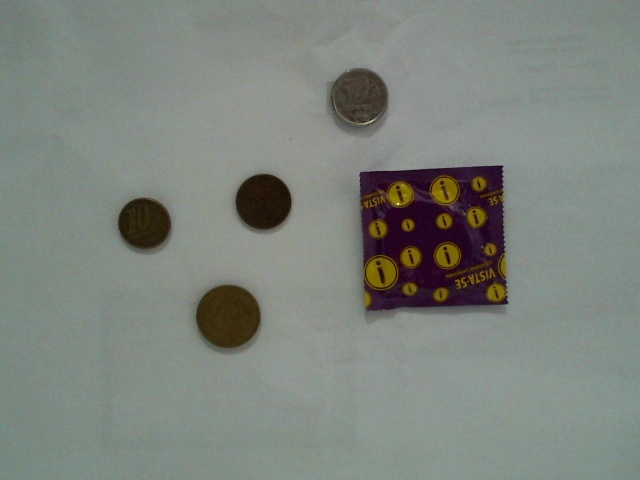
#> input picture media/2019-04-24_07-51-25.jpg, 640 x 480 px, given in place of out, which was not available
$ python startProcessadorImagem.py --output out   (older library calls are emulated)
#> lines starting #> are read from the running program, lines starting #| are printed output that depends on the picture; after the words box and inside, x2 and y2 are one past the last pixel; in counts of white or black regions, pixels touching at a corner belong together; long printed decimals are rounded; pictures that were not available may be replaced by others from this repository, and a replacement may not be noted
### processadorImagem2.py
import cv2
import os
import datetime
import numpy

class Processador_Dois:

    def __init__(self, inputPath, distance):
        self.inputPath = inputPath
        self.distance = distance #In milimiters
        self.focalLength = 4 #In milimiters the focal length of logitech c510
        self.sensorWidth = 3.58 #In milimiters the sensor wide of logitech c510
        self.sensorHeight = 2.02 #In milimiters the sensor high of logitech c510

    def imageProcessor(self):
	    image = cv2.imread(self.inputPath, cv2.IMREAD_COLOR)
#> image is the input picture: shape (480, 640, 3); mean B, G, R 125.2, 131.8, 125.7
	    imgray = cv2.cvtColor(image,cv2.COLOR_BGR2GRAY)
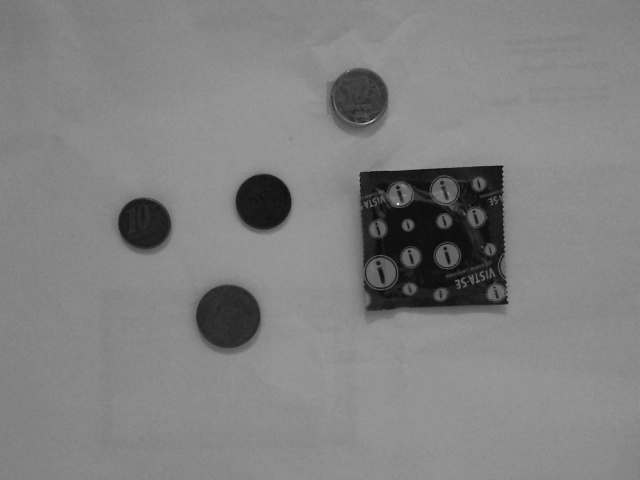
#> imgray: shape (480, 640); min 10, max 229, mean 129.2
	    metodo = cv2.THRESH_BINARY_INV
	    ret, imgBinarizada = cv2.threshold(imgray, 127, 255, metodo)
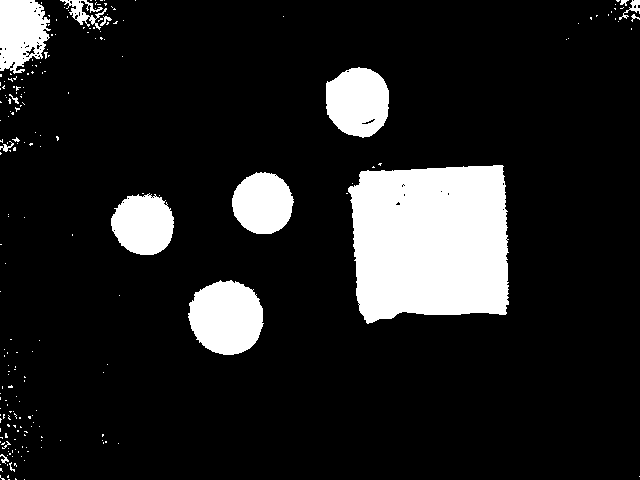
#> imgBinarizada: shape (480, 640); 13.1% white; 214 white regions (198 under 20 px), largest, box (x1, y1, x2, y2) and area: (348, 165, 509, 324) 22283, (188, 280, 264, 355) 4359, (326, 67, 389, 138) 3513
	    e = numpy.ones((3,3), numpy.uint8)
	    imgTratada = cv2.morphologyEx(imgBinarizada, cv2.MORPH_CLOSE, e)
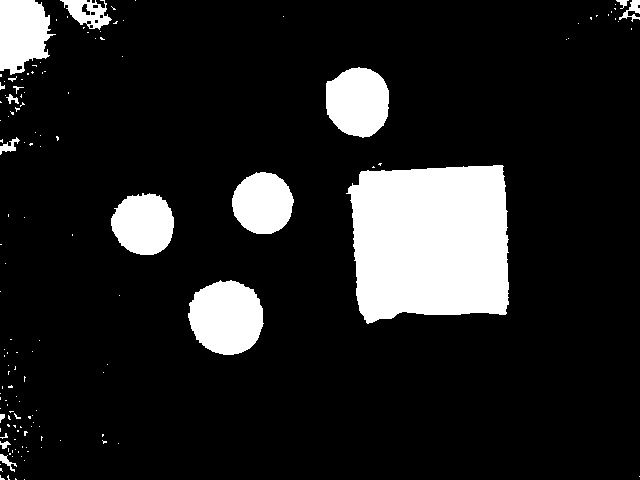
#> imgTratada: shape (480, 640); 13.4% white; 140 white regions (123 under 20 px), largest, box (x1, y1, x2, y2) and area: (346, 165, 509, 324) 22355, (188, 280, 264, 355) 4377, (326, 67, 389, 138) 3539
	    imgTratada = cv2.erode(imgTratada, e, iterations = 1)
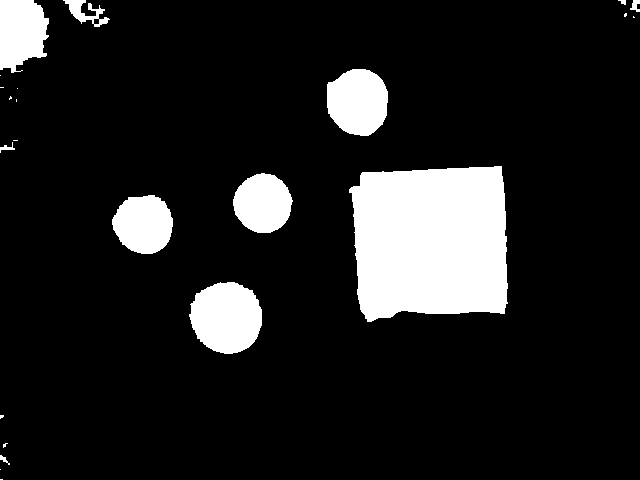
#> imgTratada: shape (480, 640); 12.4% white; 23 white regions (12 under 20 px), largest, box (x1, y1, x2, y2) and area: (349, 166, 508, 322) 21662, (189, 282, 262, 354) 4075, (327, 69, 388, 136) 3273
	    imgSegmentada = cv2.Canny(imgTratada, 100, 200)
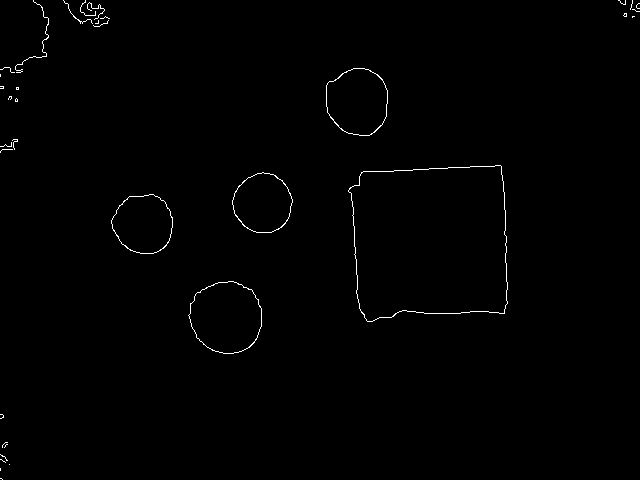
#> imgSegmentada: shape (480, 640); 0.62% white in thin lines or dots


	    modo = cv2.RETR_TREE
	    metodo = cv2.CHAIN_APPROX_SIMPLE
	    _, contornos, hierarquia = cv2.findContours(imgSegmentada, modo, metodo)
#> contornos = 43 contours, 33 with area under 20; largest, box (x1, y1, x2, y2) and area: (348, 165, 508, 322) 21665, (348, 165, 508, 322) 21656, (188, 281, 262, 354) 4081, (188, 281, 262, 354) 4066, (326, 68, 388, 136) 3290

	    diretorio = os.path.dirname(self.inputPath)
	    ts = datetime.datetime.now()
	    formattedTS = ts.strftime("%Y-%m-%d_%H-%M-%S")
	    filename = "{}.bmp".format(formattedTS)

	    path = os.path.sep.join((diretorio, filename))

	    imageHeight, imageWidth, channels = image.shape
#> imageHeight = 480; imageWidth = 640; channels = 3

	    for objeto in contornos:
	        rect = cv2.boundingRect(objeto)
	        x,y,w,h = rect
	        countour = cv2.contourArea(objeto, True)

	        if(countour < 0): continue

	        if (w > 50 or h > 50):
                    cv2.rectangle(image,(x,y),(x+w,y+h),(0,255,0),2)
                    objectWidth = (w*self.distance*self.sensorWidth)/(self.focalLength*imageWidth)
                    objectHeight = (h*self.distance*self.sensorHeight)/(self.focalLength*imageHeight)
                    objectArea = objectHeight*objectWidth
                    cv2.putText(image, 'H: %.2f mm' % objectHeight, (x+w+10, y+h-10), 0, 0.3,(0,255,0))
                    cv2.putText(image, 'W: %.2f mm' % objectWidth, (x+w+10, y+h), 0, 0.3,(0,255,0))
                    print(objectArea)
#> this loop made 43 passes
#> (x, y, w, h, countour) on passes 3, 4, 5, 6, 7, 8, 9, 11, 13, 15, 17, 18: (9, 464, 1, 1, 0), (0, 459, 6, 4, 0), (0, 454, 8, 7, -1.5), (4, 444, 4, 4, 0), (2, 442, 6, 6, 0), (0, 414, 4, 5, -0.5), (188, 281, 74, 73, -4081), (111, 194, 62, 60, -2783), (232, 172, 61, 61, -2728.5), (348, 165, 160, 157, -21665), (0, 149, 13, 4, 0), (0, 142, 12, 5, -0.5)
#> (objeto, x, y, w, h, countour) on passes 1, 2, 23, 24, 26, 32: ([[0, 478], [1, 478], [2, 479], [1, 478]], 0, 478, 3, 2, 0), ([[0, 468], [0, 470]], 0, 468, 1, 3, 0), ([[16, 87], [16, 89], [18, 89], [18, 87]], 16, 87, 3, 3, -4), ([[16, 88], [17, 87], [18, 88], [17, 89]], 16, 87, 3, 3, 2), ([[0, 74], [0, 76]], 0, 74, 1, 3, 0), ([[632, 16], [632, 17], [633, 16], [634, 16]], 632, 16, 3, 2, -0.5)
#| 0.1987
#| 0.1368
#| 0.1369
#| 0.924
#| 0.1551
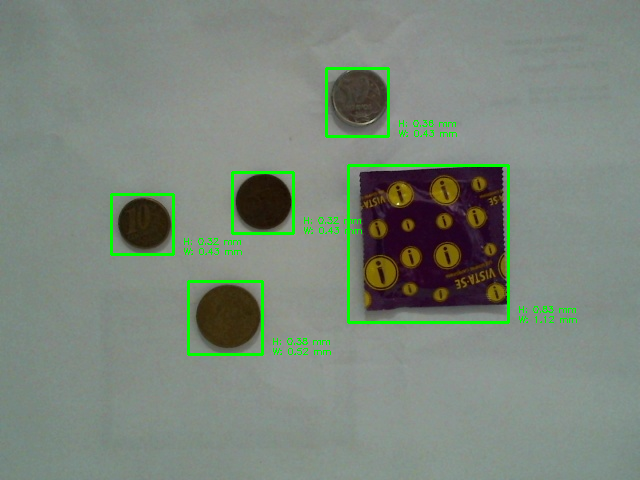
#> image: shape (480, 640, 3); 1.99% of pixels changed, all inside (x1, y1, x2, y2) = (110, 67, 577, 356)

	    cv2.imwrite(path, image)

### startProcessadorImagem.py
from __future__ import print_function
from projeto import Projeto
from imutils.video import VideoStream
import argparse
import time
from processadorImagem2 import Processador_Dois

#comando = python3 startProjeto.py -o /home/pi/Desktop/2019-04-17_06-03-55.jpg -d 27

ap = argparse.ArgumentParser()
ap.add_argument("-o", "--output", required=True,
        help="path to output directory to store snapshots")
ap.add_argument("-d", "--distance", type=float, default=5,
        help="distance in cm. Default value 5cm")

args = vars(ap.parse_args())
path = args["output"]
distance = args["distance"]

print("[INFO] path: ", path)
print("[INFO] distance: %.2f mm" % distance)
processador = Processador_Dois(path, distance)
processador.imageProcessor()
